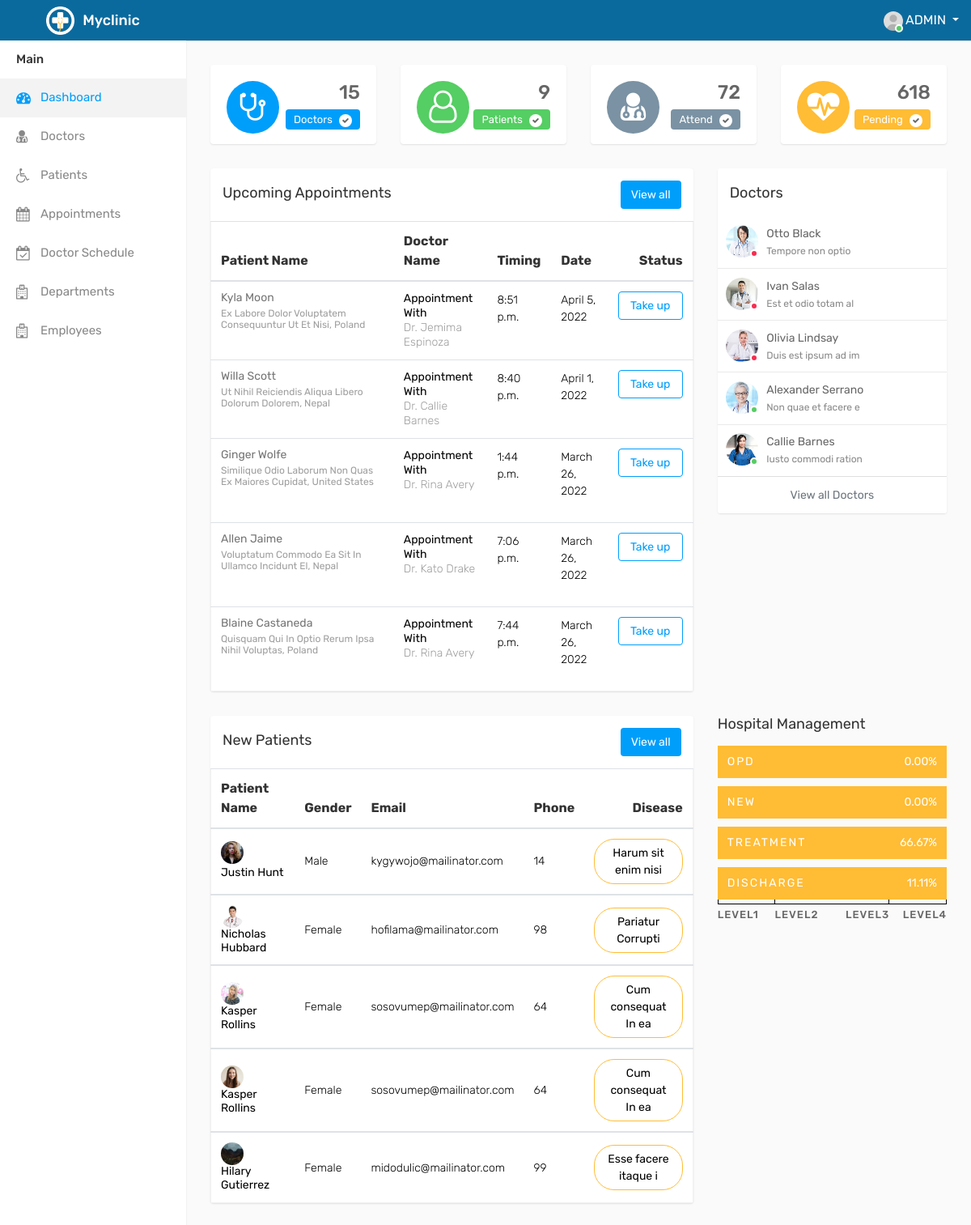
The app's page /index (signed in), older data.
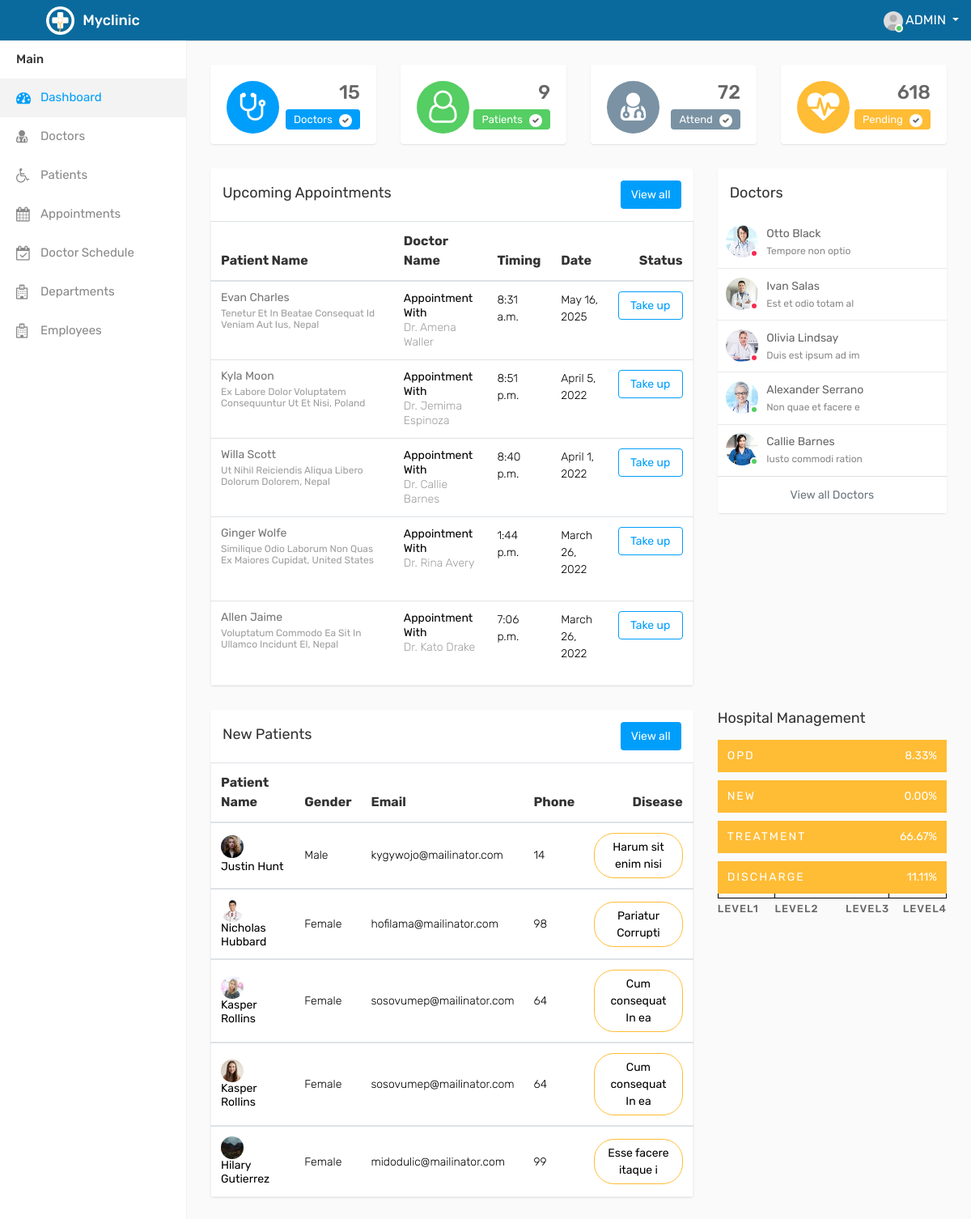
The same page, newer data.
### myclinic/models.py (models this page shows, shortened)
class Appointment(models.Model):
    code_length = 7
    code = models.CharField(max_length=code_length, editable=False, default=generate_id_length, unique=True, verbose_name='Appointment ID')
    fname = models.CharField(max_length=50)
    lname = models.CharField(max_length=50)
    slug = models.SlugField(max_length=140, unique=True)
    country = models.ForeignKey(Country, on_delete=models.SET_NULL, null=True)
    address = models.CharField(max_length=50)
    department = models.ForeignKey(Department, on_delete=models.SET_NULL, null=True)
    age = models.IntegerField()
    doctor = models.ForeignKey(DocProfile, on_delete=models.SET_NULL, null=True)
    date = models.DateField(auto_now=False)
    time = models.TimeField(auto_now=False)
    created_at = models.DateTimeField(auto_now_add=True)
    updated_at = models.DateTimeField(auto_now=True)
    email = models.EmailField(max_length=255)
    phone = models.IntegerField()
    message = models.TextField()
    STATE_CHOICES = (
        ('A', 'Active'),
        ('B', 'Inactive'),
    )
    status = models.CharField(max_length=1, choices=STATE_CHOICES)
    def is_activated(self):
        if self.status == 'A':
            return True
        return False
    is_activated.boolean = True
    is_activated.short_description = "Status"
    @property
    def fullname(self):
        return f"{self.fname} {self.lname}"

class Country(models.Model):
    COUNTRY_CHOICES = (
        ('United States', 'United States'),
        ('United Kingdom', 'United Kingdom'),
        ('Australia', 'Australia'),
        ('Nepal', 'Nepal'),
        ('China', 'China'),
        ('Poland', 'Poland'),
        ('Japan', 'Japan'),
    )
    country = models.CharField(max_length=25, choices=COUNTRY_CHOICES, verbose_name="Country")
    class Meta:
        verbose_name_plural = "Country"
    def __str__(self):
        return self.country

class DocProfile(models.Model):
    code_length = 7
    code = models.CharField(max_length=code_length, editable=False, default=generate_id_length, unique=True, verbose_name='Doctor ID')
    fname = models.CharField(max_length=255)
    lname = models.CharField(max_length=255)
    slug = models.SlugField(max_length=255, unique=True)
    @property
    def fullname(self):
        return f"{self.fname} {self.lname}"
    username = models.CharField(max_length=255)
    country = models.ForeignKey(Country, on_delete=models.SET_NULL, blank=True, null=True, related_name='countryz')
    city = models.CharField(max_length=255)
    state = models.ForeignKey(State, on_delete=models.SET_NULL, blank=True, null=True)
    postal_code = models.IntegerField()
    medical_area = models.TextField()
    phone = models.IntegerField()
    email = models.EmailField(max_length=255)
    birthday = models.DateField(auto_now=False)
    address = models.CharField(max_length=255)
    image = models.ImageField(upload_to='img')
    edu_info = models.TextField()
    created_at = models.DateTimeField(auto_now_add=True)
    updated_at = models.DateTimeField(auto_now=True)
    GENDER_CHOICES = (
        ('M', 'Male'),
        ('F', 'Female'),
    )
    gender = models.CharField(max_length=1, choices=GENDER_CHOICES)
    STATE_CHOICES = (
        ('A', 'Active'),
        ('B', 'Inactive'),
    )
    status = models.CharField(max_length=1, choices=STATE_CHOICES)
    def is_activated(self):
        if self.status == 'A':
            return True
        return False
    is_activated.boolean = True
    is_activated.short_description = "Status"
    def __str__(self):
        return self.fname + ' ' + self.lname
    class Meta:
        verbose_name = 'Doctor'

class Patient(models.Model):
    code_length = 7
    code = models.CharField(max_length=code_length, editable=False, default=generate_id_length, unique=True, verbose_name='Patient ID')
    fname = models.CharField(max_length=255)
    lname = models.CharField(max_length=255)
    uname = models.CharField(max_length=255, verbose_name='username')
    slug = models.SlugField(max_length=255, unique=True)
    disease = models.CharField(max_length=20)
    created_at = models.DateTimeField(auto_now_add=True)
    updated_at = models.DateTimeField(auto_now=True)
    email = models.EmailField(max_length=255)
    birthday = models.DateField(auto_now=False)
    GENDER_CHOICES = (
        ('M', 'Male'),
        ('F', 'Female'),
    )
    gender = models.CharField(max_length=1, choices=GENDER_CHOICES)
    address = models.CharField(max_length=255)
    country = models.ForeignKey(Country, on_delete=models.SET_NULL, blank=True, null=True)
    state = models.ForeignKey(State, on_delete=models.SET_NULL, blank=True, null=True)
    city = models.CharField(max_length=255)
    postal_code = models.IntegerField()
    phone = models.IntegerField()
    image = models.ImageField(upload_to='img/patients', null=True)
    STATE_CHOICES = (
        ('A', 'Active'),
        ('B', 'Inactive'),
    )
    status = models.CharField(max_length=1, choices=STATE_CHOICES)
    def is_activated(self):
        if self.status == 'A':
            return True
        return False
    is_activated.boolean = True
    is_activated.short_description = "Status"
    @property
    def fullname(self):
        return f"{self.fname} {self.lname}"

### myclinic/views.py (the view)
# urls.py: path('index', views.index, name='index'),
@login_required(login_url='login')
def index(request):
    current_date = datetime.now().strftime("%B %d, %Y")
    app_obj = Appointment.objects.all().order_by('-date', 'time')[:5]
    appoint_obj = Appointment.objects.all()
    doc_obj = DocProfile.objects.all()
    pat_obj = Patient.objects.all().order_by('-created_at')[:5]
    patient_obj = Patient.objects.all()
    total_apt_count = Appointment.objects.all().count()
    apt_cnt = Appointment.objects.filter(created_at__month=datetime.now().month).count()
    apt_perc = apt_cnt * 100 / total_apt_count
    pat_cnt = Patient.objects.filter(created_at__month=datetime.now().month).count()
    total_pat_count = Patient.objects.all().count()
    pat_perc = pat_cnt * 100 / total_pat_count
    treatment_count = Patient.objects.filter(status='A').count()
    treatment_perc = treatment_count * 100 / total_pat_count
    discharge_count = Patient.objects.filter(status='B').count()
    discharge_perc = discharge_count * 100 / total_pat_count
    content = {
        'doc_obj': doc_obj,
        'pat_obj': pat_obj,
        'patient_obj': patient_obj,
        'app_obj': app_obj,
        'current_date': current_date,
        'opd': apt_perc,
        'new_patient': pat_perc,
        'treatment_perc': treatment_perc,
        'discharge_perc': discharge_perc,
    }
    return render(request, 'pages/index.html', content)

### templates/pages/index.html (shortened to what the changed rows need)
{% extends 'master/master.html' %}
{% block content %}
    <div class="page-wrapper">
        <div class="content">
            <div class="row">
                <div class="col-12 col-md-6 col-lg-8 col-xl-8">
                    <div class="card">
                        <div class="card-body p-0">
                            <div class="table-responsive">
                                <table class="table table-hover mb-0">
                                    <thead class="card-title">
                                    <tr>
                                        <th>Patient Name</th>
                                        <th>Doctor Name</th>
                                        <th>Timing</th>
                                        <th>Date</th>
                                        <th class="text-right">Status</th>
                                    </tr>
                                    </thead>
                                    <tbody>
                                    {% for upcoming_app in app_obj %}
                                        <tr>
                                            <td style="min-width: 200px;">
                                                <h2><a href="{% url 'appointment-profile' upcoming_app.slug %}">{{ upcoming_app.fullname }} <span>{{ upcoming_app.address |title }}, {{ upcoming_app.country |title }}</span></a></h2>
                                            </td>
                                            <td>
                                                <h5 class="time-title p-0">Appointment With</h5>
                                                <p>Dr. {{ upcoming_app.doctor }}</p>
                                            </td>
                                            <td>
                                                <p>{{ upcoming_app.time }}</p>
                                            </td>
                                            <td>
                                                <p>{{ upcoming_app.date }}</p>
                                            </td>
                                            <td class="text-right">
                                                <a href="{% url 'appointments' %}" class="btn btn-outline-primary take-btn">Take up</a>
                                            </td>
                                        </tr>
                                    {% endfor %}
                                    </tbody>
                                </table>
                            </div>
                        </div>
                    </div>
                </div>
                <div class="col-12 col-md-6 col-lg-4 col-xl-4">
                    <div class="card member-panel">
                        <div class="card-body" style="height: 320px;">
                            {% for doc in doc_obj %}
                                <ul class="contact-list">
                                <li>
                                    <div class="contact-cont" style="padding: .6px;">
                                        <div class="float-left user-img m-r-10">
                                            <a href="{% url 'my-profile' doc.slug %}" title="{{ doc.fullname}}"><img src="{{ doc.image.url }}" alt="" class="w-40 rounded-circle">
                                                <span class="status {% if doc.status == 'A' %}online {% else %}offline {% endif %}"></span></a>
                                        </div>
                                        <div class="contact-info">
                                            <span class="contact-name text-ellipsis">{{ doc.fullname }}</span>
                                            <span class="contact-date">{{ doc.edu_info }}</span>
                                        </div>
                                    </div>
                                </li>
                            {% endfor %}
                            </ul>
                        </div>
                    </div>
                </div>
            </div>
            <div class="row">
                <div class="col-12 col-md-6 col-lg-8 col-xl-8">
                    <div class="card">
                        <div class="card-block">
                            <div class="table-responsive table-hover">
                                <table class="table mb-0 new-patient-table">
                                    <tbody>
                                    <thead class="card-title">
                                        <tr>
                                            <th>Patient Name</th>
                                            <th>Gender</th>
                                            <th>Email</th>
                                            <th>Phone</th>
                                            <th class="text-right">Disease</th>
                                        </tr>
                                        </thead>
                                    {% for patient in pat_obj %}
                                        <tbody>
                                        <tr>
                                            <td>
                                                <img width="28" height="28" class="rounded-circle" src="{{ patient.image.url }}" alt="">
                                                <h2>{{ patient.fullname }}</h2>
                                            </td>
                                            <td>{{ patient.get_gender_display }}</td>
                                            <td>{{ patient.email }}</td>
                                            <td>{{ patient.phone }}</td>
                                            <td>
                                                <button class="btn btn-primary btn-primary-one float-right" style="width: auto;">{{ patient.disease }}</button>
                                            </td>
                                        </tr>
                                    {% endfor %}
                                    </tbody>
                                </table>
                            </div>
                        </div>
                    </div>
                </div>
                <div class="col-12 col-md-6 col-lg-4 col-xl-4">
                    <div class="bar-chart">
                        <div class="chart clearfix">
                            <div class="item">
                                <div class="bar">
                                    <span class="percent">{{ opd |floatformat:2}}%</span>
                                    <div class="item-progress" data-percent="{{ opd }}">
                                        <span class="title">OPD Patient</span>
                                    </div>
                                </div>
                            </div>
                        </div>
                    </div>
                </div>
            </div>
        </div>
    </div>
{% endblock %}

Row changes from the older to the newer data that the page shows:
no longer on this page (row unchanged): Appointment: fullname "Blaine Castaneda", address "Quisquam Qui In Optio Rerum Ipsa Nihil Voluptas", country "Poland", doctor "Rina Avery", time "7:44 p.m.", date "March 26, 2022"
added Appointment: fullname "Evan Charles", address "Tenetur Et In Beatae Consequat Id Veniam Aut Ius", country "Nepal", doctor "Amena Waller", time "8:31 a.m.", date "May 16, 2025"
Text that changed along with them:
{{ opd |floatformat:2 }}: "0.00" → "8.33"
